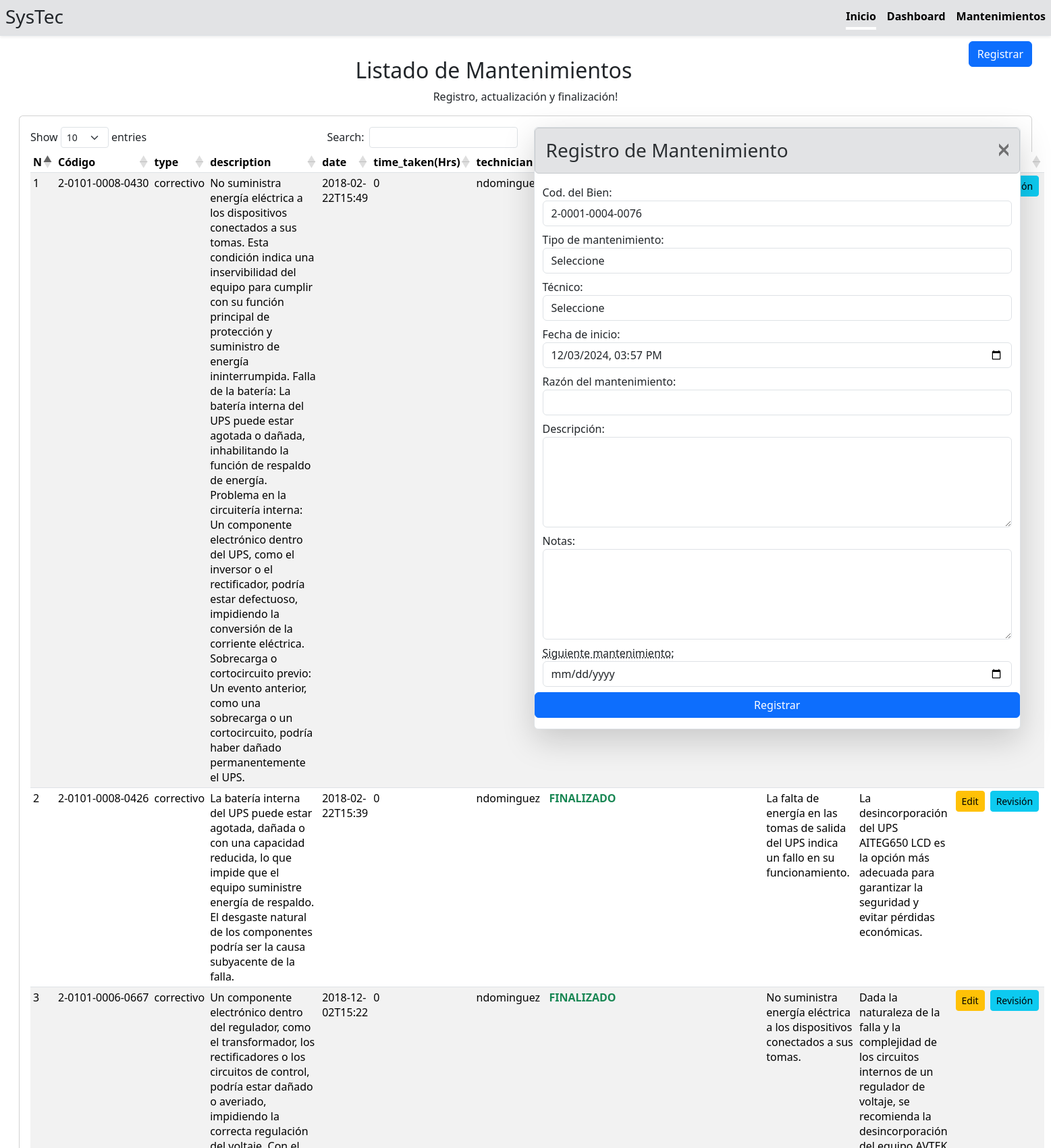
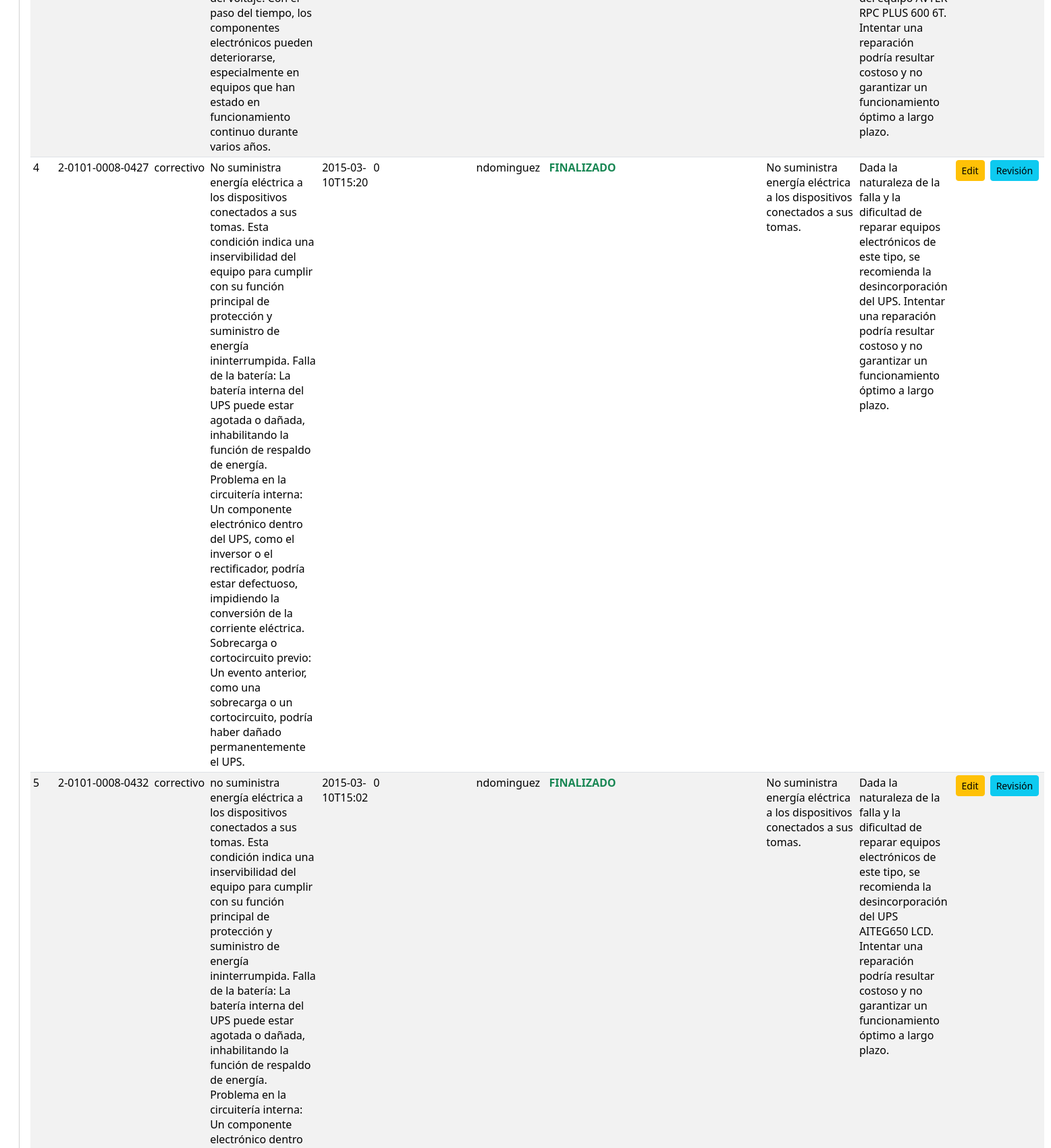
/maintenances.php?modeCreate=true&property_id=1 (upper part), run on the app's committed database (2 pictures, top to bottom).
### tables this page shows
CREATE TABLE maintenances (id INTEGER PRIMARY KEY AUTOINCREMENT, property_id INTEGER, code STRING, type STRING, description STRING, date DATETIME, time_taken INTEGER, technician VARCHAR(255), next_maintenance_date DATETIME, failure_reason TEXT, notes TEXT, status STRING);

CREATE TABLE properties (id INTEGER PRIMARY KEY AUTOINCREMENT, grupo STRING, subgrupo STRING, seccion STRING, ident STRING, adscription STRING, description STRING, model STRING, color STRING, serial STRING, status STRING);

### conn.php (called while the page is built, shortened)
<?php
class DB extends SQLite3
{
    public function index($table,$conditions=null,$fields="*",$sort=null) {
        $stmt = $this->query("SELECT ".$fields." FROM ".$table." ".$conditions." ".$sort);
        $tabla_index = [];
        if ($stmt) {
            while ($row = $stmt->fetchArray()) {
                $tabla_index[] = $row;
            }
        }
        return $tabla_index;
    }
    public function getListProperties($table) {
        $stmt = $this->query("SELECT * FROM ".$table." ");
        $list_arr = [];
        if ($stmt) {
            while ($row = $stmt->fetchArray()) {
                $code = $this->getCodeId($row['id']);
                $list_arr[$row['id']] = $code;
            }
        }
        return $list_arr;
    }
    function getCodeId($id)
    {
        $stmt = $this->query("SELECT * FROM properties WHERE id = ".$id." order by ident ASC");
        if ($stmt) {
            $arr = $stmt->fetchArray();
            $grupo = $arr['grupo'];
            $subgrupo = str_pad($arr['subgrupo'], 4, "0", STR_PAD_LEFT);
            $seccion = str_pad($arr['seccion'], 4, "0", STR_PAD_LEFT);
            $ident = str_pad($arr['ident'], 4, "0", STR_PAD_LEFT);
            return ($arr) ? $grupo.'-'.$subgrupo.'-'.$seccion.'-'.$ident: null;
        }
    }
    function getFirstForId($table,$id)
    {
        $query = "SELECT * FROM ".$table." WHERE id = ".$id."";
        $stmt = $this->query($query);
        $fetchArray = ($stmt) ? $stmt->fetchArray() : null ;
        return $fetchArray ;
    }
}

### maintenances/table/crud.php (the view, shortened to what this page needs)
<table class="table table-striped table-sm table-hover" id="myTable">
    <thead>
        <tr>
            <th>N</th>
            <th>Código</th>
            <th>type</th>
            <th>description</th>
            <th>date</th>
            <th>time_taken(Hrs)</th>
            <th>technician</th>
            <th>status</th>
            <th>next_maintenance_date</th>
            <th>failure_reason</th>
            <th>notes</th>
            <th>Actions</th>
        </tr>
    </thead>
    <tbody>
        <?php $i=1; ?>
        <?php foreach ($maintenances as $maintenance) : ?>
            <tr class=" <?php echo ($maintenance['id'] == $id) ? " table-secondary " : null; ?> ">
                <td><?php echo $i++; ?></td>
                <td class=" text-nowrap"><?php echo $maintenance['code']; ?></td>
                <td><?php echo $maintenance['type']; ?></td>
                <td><?php echo $maintenance['description']; ?></td>
                <td><?php echo $maintenance['date']; ?></td>
                <td><?php echo $maintenance['time_taken']; ?></td>
                <td><?php echo $maintenance['technician']; ?></td>
                <td class="<?php echo ($maintenance['status'] == 'finalizado') ? "text-uppercase fw-bold text-success " : null; ?>"><?php echo $maintenance['status']; ?></td>
                <td><?php echo $maintenance['next_maintenance_date']; ?></td>
                <td><?php echo $maintenance['failure_reason']; ?></td>
                <td><?php echo $maintenance['notes']; ?></td>
                <td>
                    <div class="d-flex justify-content-evenly">
                        <a class="btn btn-warning btn-sm mx-1" href="./maintenances.php?modeEdit=true&id=<?php echo $maintenance['id']; ?>" role="button">Edit</a>
                        <?php if ($maintenance['status'] == 'iniciado' || $maintenance['status'] == 'finalizado') : ?>
                            <a class="btn btn-info btn-sm mx-1" href="./maintenances/actions/status.php?status=revision&id=<?php echo $maintenance['id']; ?>" role="button">Revisión</a>
                        <?php endif; ?>
                    </div>
                </td>
            </tr>
        <?php endforeach; ?>
    </tbody>
</table>

### maintenances/form/fields.php (shortened to what this page needs)
<?php
$property_id = null;
if ($property) {
    $property_id = $property['id'];
}
?>
<div class="container-fluid">
    <div class="row">
        <div class="form-group pb-2">
            <label for="property_id">Cod. del Bien:</label>
            <select class="form-control" name="property_id" id="type">
                <?php foreach ($db->getListProperties("properties") as $key => $value) : ?>
                    <option value=<?php echo $key; ?> <?php echo ($key==$property_id) ? ' selected ' : null; ?>><?php echo $value; ?></option>
                <?php endforeach; ?>
            </select>
        </div>
    </div>
    <div class="row">
        <div class="form-group pb-2">
            <label for="type">Tipo de mantenimiento:</label>
            <select class="form-control" name="type" id="type">
                <option>Seleccione</option>
            </select>
        </div>
    </div>
    <div class="row">
        <div class="form-group pb-2">
            <label for="technician">Técnico:</label>
            <select class="form-control" name="technician" id="technician">
                <option>Seleccione</option>
            </select>
        </div>
    </div>
    <div class="row">
        <div class="form-group pb-2">
            <label for="date">Fecha de inicio:</label>
            <input required type="datetime-local" name="date" id="date" class="form-control" value="<?php echo (array_key_exists('date',$itemArrSeleted)) ? $itemArrSeleted['date'] : date('Y-m-d\TH:i'); ?>" >
        </div>
    </div>
    <div class="row">
        <div class="form-group pb-2">
            <label for="failure_reason">Razón del mantenimiento:</label>
            <input type="text" name="failure_reason" id="failure_reason" class="form-control" value="<?php echo (array_key_exists('failure_reason',$itemArrSeleted)) ? $itemArrSeleted['failure_reason'] : null; ?>" required>
        </div>
    </div>
    <div class="row">
        <div class="form-group pb-2">
            <label for="description">Descripción:</label>
            <textarea name="description" id="description" rows="5" class="form-control no-resize" required><?php echo (array_key_exists('description',$itemArrSeleted)) ? $itemArrSeleted['description'] : null; ?></textarea>
        </div>
    </div>
    <div class="row">
        <div class="form-group pb-2">
            <label for="notes">Notas:</label>
            <textarea name="notes" id="notes" rows="5" class="form-control no-resize"><?php echo (array_key_exists('notes',$itemArrSeleted)) ? $itemArrSeleted['notes'] : null; ?></textarea>
        </div>
    </div>
    <div class="row">
        <div class="form-group pb-2">
            <label for="next_maintenance_date">
                <abbr title="Valor sugerido para el primer lunes dentro de 3 meses">
                    Siguiente mantenimiento:
                </abbr>
            </label>
            <input type="date" name="next_maintenance_date" id="next_maintenance_date" class="form-control" value="<?php echo (array_key_exists('next_maintenance_date',$itemArrSeleted)) ? $itemArrSeleted['next_maintenance_date'] : null; ?>">
        </div>
    </div>
</div>

### data on the page
maintenances: code "2-0101-0008-0430", type "correctivo", description "No suministra energía eléctrica a los dispositivos conectados a sus tomas. Esta condición indica una inservibilidad del equipo para cumplir con su función principal de protección y suministro de energía ininterrumpida. Falla de la batería: La batería interna del UPS puede estar agotada o dañada, inhabilitando la función de respaldo de energía. Problema en la circuitería interna: Un componente electrónico dentro del UPS, como el inversor o el rectificador, podría estar defectuoso, impidiendo la conversión de la corriente eléctrica. Sobrecarga o cortocircuito previo: Un evento anterior, como una sobrecarga o un cortocircuito, podría haber dañado permanentemente el UPS.", date "2018-02-22T15:49", time_taken "0", technician "ndominguez"
maintenances: code "2-0101-0008-0426", type "correctivo", description "La batería interna del UPS puede estar agotada, dañada o con una capacidad reducida, lo que impide que el equipo suministre energía de respaldo. El desgaste natural de los componentes podría ser la causa subyacente de la falla.", date "2018-02-22T15:39", time_taken "0", technician "ndominguez", status "FINALIZADO", failure_reason "La falta de energía en las tomas de salida del UPS indica un fallo en su funcionamiento.", notes "La desincorporación del UPS AITEG650 LCD es la opción más adecuada para garantizar la seguridad y evitar pérdidas económicas."
maintenances: code "2-0101-0006-0667", type "correctivo", description "Un componente electrónico dentro del regulador, como el transformador, los rectificadores o los circuitos de control, podría estar dañado o averiado, impidiendo la correcta regulación del voltaje. Con el paso del tiempo, los componentes electrónicos pueden deteriorarse, especialmente en equipos que han estado en funcionamiento continuo durante varios años.", date "2018-12-02T15:22", time_taken "0", technician "ndominguez", status "FINALIZADO", failure_reason "No suministra energía eléctrica a los dispositivos conectados a sus tomas.", notes "Dada la naturaleza de la falla y la complejidad de los circuitos internos de un regulador de voltaje, se recomienda la desincorporación del equipo AVTEK RPC PLUS 600 6T. Intentar una reparación podría resultar costoso y no garantizar un funcionamiento óptimo a largo plazo."
maintenances: code "2-0101-0008-0427", type "correctivo", description "No suministra energía eléctrica a los dispositivos conectados a sus tomas. Esta condición indica una inservibilidad del equipo para cumplir con su función principal de protección y suministro de energía ininterrumpida. Falla de la batería: La batería interna del UPS puede estar agotada o dañada, inhabilitando la función de respaldo de energía. Problema en la circuitería interna: Un componente electrónico dentro del UPS, como el inversor o el rectificador, podría estar defectuoso, impidiendo la conversión de la corriente eléctrica. Sobrecarga o cortocircuito previo: Un evento anterior, como una sobrecarga o un cortocircuito, podría haber dañado permanentemente el UPS.", date "2015-03-10T15:20", time_taken "0", technician "ndominguez", status "FINALIZADO", failure_reason "No suministra energía eléctrica a los dispositivos conectados a sus tomas.", notes "Dada la naturaleza de la falla y la dificultad de reparar equipos electrónicos de este tipo, se recomienda la desincorporación del UPS. Intentar una reparación podría resultar costoso y no garantizar un funcionamiento óptimo a largo plazo."
maintenances: code "2-0101-0008-0432", type "correctivo", date "2015-03-10T15:02", time_taken "0", technician "ndominguez", status "FINALIZADO", failure_reason "No suministra energía eléctrica a los dispositivos conectados a sus tomas.", notes "Dada la naturaleza de la falla y la dificultad de reparar equipos electrónicos de este tipo, se recomienda la desincorporación del UPS AITEG650 LCD. Intentar una reparación podría resultar costoso y no garantizar un funcionamiento óptimo a largo plazo."
properties: property_id "2-0001-0004-0076"
